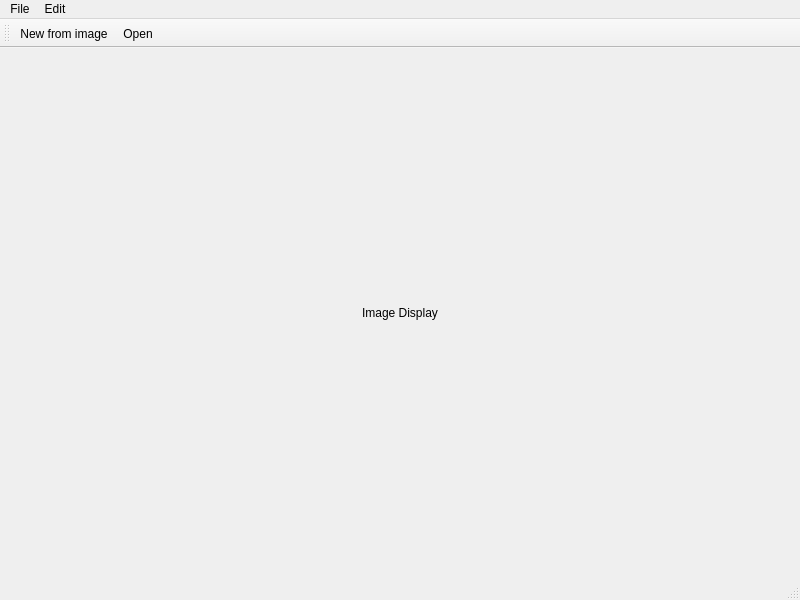
<?xml version="1.0" encoding="UTF-8"?>
<ui version="4.0">
 <class>MainWindow</class>
 <widget class="QMainWindow" name="MainWindow">
  <property name="geometry">
   <rect>
    <x>0</x>
    <y>0</y>
    <width>800</width>
    <height>600</height>
   </rect>
  </property>
  <property name="windowTitle">
   <string>MainWindow</string>
  </property>
  <widget class="QWidget" name="centralwidget">
   <layout class="QGridLayout" name="gridLayout">
    <item row="0" column="0">
     <widget class="QLabel" name="label">
      <property name="text">
       <string>Image Display</string>
      </property>
      <property name="alignment">
       <set>Qt::AlignCenter</set>
      </property>
     </widget>
    </item>
   </layout>
  </widget>
  <widget class="QMenuBar" name="menubar">
   <property name="geometry">
    <rect>
     <x>0</x>
     <y>0</y>
     <width>800</width>
     <height>23</height>
    </rect>
   </property>
   <widget class="QMenu" name="menuFile">
    <property name="title">
     <string>File</string>
    </property>
    <addaction name="actionNew"/>
    <addaction name="actionNew_shape"/>
    <addaction name="actionSelect"/>
    <addaction name="actionCancel"/>
   </widget>
   <widget class="QMenu" name="menuEdit">
    <property name="title">
     <string>Edit</string>
    </property>
    <addaction name="actionUndo"/>
    <addaction name="actionRedo"/>
    <addaction name="separator"/>
    <addaction name="actionFill_color"/>
    <addaction name="actionFlip_left_right"/>
    <addaction name="actionFlip_up_down"/>
    <addaction name="actionRotate_90"/>
    <addaction name="actionCrop"/>
    <addaction name="actionSet_transparence"/>
   </widget>
   <addaction name="menuFile"/>
   <addaction name="menuEdit"/>
  </widget>
  <widget class="QStatusBar" name="statusbar"/>
  <widget class="QToolBar" name="toolBar">
   <property name="windowTitle">
    <string>toolBar</string>
   </property>
   <attribute name="toolBarArea">
    <enum>TopToolBarArea</enum>
   </attribute>
   <attribute name="toolBarBreak">
    <bool>false</bool>
   </attribute>
   <addaction name="actionNew"/>
   <addaction name="actionOpen"/>
  </widget>
  <action name="actionNew">
   <property name="icon">
    <iconset theme="document-new"/>
   </property>
   <property name="text">
    <string>New from image</string>
   </property>
  </action>
  <action name="actionOpen">
   <property name="icon">
    <iconset theme="document-open"/>
   </property>
   <property name="text">
    <string>Open</string>
   </property>
  </action>
  <action name="actionSelect">
   <property name="icon">
    <iconset theme="document-save"/>
   </property>
   <property name="text">
    <string>Select</string>
   </property>
  </action>
  <action name="actionCancel">
   <property name="text">
    <string>Cancel</string>
   </property>
  </action>
  <action name="actionNew_shape">
   <property name="text">
    <string>New shape</string>
   </property>
  </action>
  <action name="actionFill_color">
   <property name="text">
    <string>Fill color</string>
   </property>
  </action>
  <action name="actionFlip_left_right">
   <property name="text">
    <string>Flip left right</string>
   </property>
  </action>
  <action name="actionFlip_up_down">
   <property name="text">
    <string>Flip up down</string>
   </property>
  </action>
  <action name="actionRotate_90">
   <property name="text">
    <string>Rotate 90</string>
   </property>
  </action>
  <action name="actionCrop">
   <property name="text">
    <string>Crop</string>
   </property>
  </action>
  <action name="actionSet_transparence">
   <property name="text">
    <string>Set transparency</string>
   </property>
  </action>
  <action name="actionUndo">
   <property name="text">
    <string>Undo</string>
   </property>
  </action>
  <action name="actionRedo">
   <property name="text">
    <string>Redo</string>
   </property>
  </action>
 </widget>
 <resources/>
 <connections/>
</ui>
